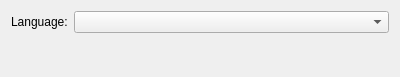
<ui version="4.0" >
 <class>LanguageConfigWidget</class>
 <widget class="QWidget" name="LanguageConfigWidget" >
  <property name="geometry" >
   <rect>
    <x>0</x>
    <y>0</y>
    <width>400</width>
    <height>77</height>
   </rect>
  </property>
  <property name="windowTitle" >
   <string>Form</string>
  </property>
  <layout class="QFormLayout" name="formLayout" >
   <item row="0" column="0" >
    <widget class="QLabel" name="label" >
     <property name="text" >
      <string>Language:</string>
     </property>
    </widget>
   </item>
   <item row="0" column="1" >
    <widget class="QComboBox" name="m_languageComboBox" />
   </item>
  </layout>
 </widget>
 <resources/>
 <connections/>
</ui>
